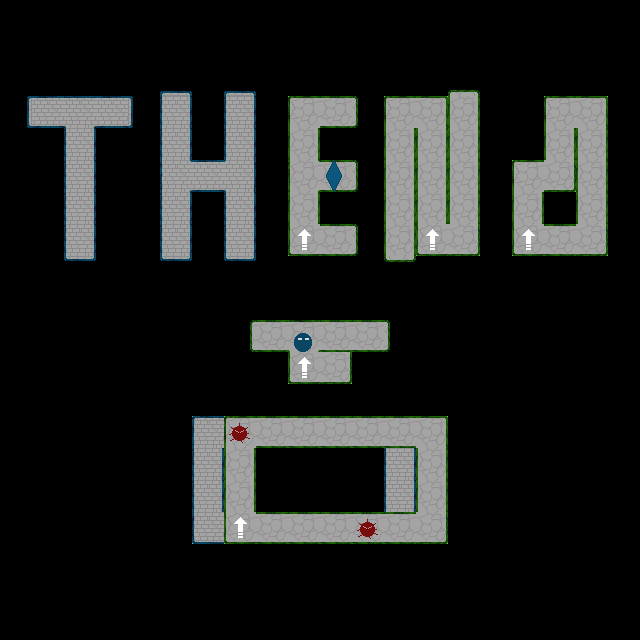

A level layout from a 2D game, rendered from its tile map. Below: a short description, then the map file with its tile-grid data intact:
An orthogonal 20x20 tile map with 32x32 px tiles, 5 tile layers (maze blue, maze green, objects, start positions, ...), 3 tilesets.

<map version="1.0" orientation="orthogonal" renderorder="right-down" width="20" height="20" tilewidth="32" tileheight="32" nextobjectid="1">
 <tileset firstgid="1" name="maze-blue" tilewidth="32" tileheight="32" tilecount="14" columns="14">
  <image source="maze-blue.png" width="448" height="32" />
 </tileset>
 <tileset firstgid="15" name="maze-green" tilewidth="32" tileheight="32" tilecount="14" columns="14">
  <image source="maze-green.png" width="448" height="32" />
 </tileset>
 <tileset firstgid="29" name="objects" tilewidth="32" tileheight="32" tilecount="10" columns="10">
  <image source="objects.png" width="320" height="32" />
 </tileset>
 <layer name="maze blue" width="20" height="20">
  <data encoding="csv">
0,0,0,0,0,0,0,0,0,0,0,0,0,0,0,0,0,0,0,0,
0,0,0,0,0,0,0,0,0,0,0,0,0,0,0,0,0,0,0,0,
0,0,0,0,0,13,0,13,0,0,0,0,0,0,0,0,0,0,0,0,
14,6,10,6,12,5,0,5,0,1,6,12,0,0,0,0,0,0,0,0,
0,0,5,0,0,5,0,5,0,5,0,0,0,0,0,0,0,0,0,0,
0,0,5,0,0,7,6,9,0,7,6,12,0,0,0,0,0,0,0,0,
0,0,5,0,0,5,0,5,0,5,0,0,0,0,0,0,0,0,0,0,
0,0,5,0,0,5,0,5,0,2,6,12,0,0,0,0,0,0,0,0,
0,0,11,0,0,11,0,11,0,0,0,0,0,0,0,0,0,0,0,0,
0,0,0,0,0,0,0,0,0,0,0,0,0,0,0,0,0,0,0,0,
0,0,0,0,0,0,0,14,6,6,10,6,12,0,0,0,0,0,0,0,
0,0,0,0,0,0,0,0,0,2,3,0,0,0,0,0,0,0,0,0,
0,0,0,0,0,0,0,0,0,0,0,0,0,0,0,0,0,0,0,0,
0,0,0,0,0,0,1,6,6,6,6,6,4,0,0,0,0,0,0,0,
0,0,0,0,0,0,5,0,0,0,0,0,5,0,0,0,0,0,0,0,
0,0,0,0,0,0,5,0,0,0,0,0,5,0,0,0,0,0,0,0,
0,0,0,0,0,0,2,6,6,6,6,6,3,0,0,0,0,0,0,0,
0,0,0,0,0,0,0,0,0,0,0,0,0,0,0,0,0,0,0,0,
0,0,0,0,0,0,0,0,0,0,0,0,0,0,0,0,0,0,0,0,
0,0,0,0,0,0,0,0,0,0,0,0,0,0,0,0,0,0,0,0
</data>
 </layer>
 <layer name="maze green" width="20" height="20">
  <data encoding="csv">
0,0,0,0,0,0,0,0,0,0,0,0,0,0,0,0,0,0,0,0,
0,0,0,0,0,0,0,0,0,0,0,0,0,0,0,0,0,0,0,0,
0,0,0,0,0,0,0,0,0,0,0,0,0,0,28,0,0,0,0,0,
0,0,0,0,0,0,0,0,0,15,20,27,15,18,19,0,0,15,18,0,
0,0,0,0,0,0,0,0,0,19,0,0,19,19,19,0,0,19,19,0,
0,0,0,0,0,0,0,0,0,21,20,27,19,19,19,0,15,17,19,0,
0,0,0,0,0,0,0,0,0,19,0,0,19,19,19,0,19,0,19,0,
0,0,0,0,0,0,0,0,0,16,20,27,19,16,17,0,16,20,17,0,
0,0,0,0,0,0,0,0,0,0,0,0,26,0,0,0,0,0,0,0,
0,0,0,0,0,0,0,0,0,0,0,0,0,0,0,0,0,0,0,0,
0,0,0,0,0,0,0,25,20,24,20,20,27,0,0,0,0,0,0,0,
0,0,0,0,0,0,0,0,0,16,17,0,0,0,0,0,0,0,0,0,
0,0,0,0,0,0,0,0,0,0,0,0,0,0,0,0,0,0,0,0,
0,0,0,0,0,0,0,15,20,20,20,20,20,18,0,0,0,0,0,0,
0,0,0,0,0,0,0,19,0,0,0,0,0,19,0,0,0,0,0,0,
0,0,0,0,0,0,0,19,0,0,0,0,0,19,0,0,0,0,0,0,
0,0,0,0,0,0,0,16,20,20,20,20,20,17,0,0,0,0,0,0,
0,0,0,0,0,0,0,0,0,0,0,0,0,0,0,0,0,0,0,0,
0,0,0,0,0,0,0,0,0,0,0,0,0,0,0,0,0,0,0,0,
0,0,0,0,0,0,0,0,0,0,0,0,0,0,0,0,0,0,0,0
</data>
 </layer>
 <layer name="objects" width="20" height="20">
  <data encoding="csv">
0,0,0,0,0,0,0,0,0,0,0,0,0,0,0,0,0,0,0,0,
0,0,0,0,0,0,0,0,0,0,0,0,0,0,0,0,0,0,0,0,
0,0,0,0,0,0,0,0,0,0,0,0,0,0,0,0,0,0,0,0,
0,0,0,0,0,0,0,0,0,0,0,0,0,0,0,0,0,0,0,0,
0,0,0,0,0,0,0,0,0,0,0,0,0,0,0,0,0,0,0,0,
0,0,0,0,0,0,0,0,0,0,29,0,0,0,0,0,0,0,0,0,
0,0,0,0,0,0,0,0,0,0,0,0,0,0,0,0,0,0,0,0,
0,0,0,0,0,0,0,0,0,0,0,0,0,0,0,0,0,0,0,0,
0,0,0,0,0,0,0,0,0,0,0,0,0,0,0,0,0,0,0,0,
0,0,0,0,0,0,0,0,0,0,0,0,0,0,0,0,0,0,0,0,
0,0,0,0,0,0,0,0,0,0,0,0,0,0,0,0,0,0,0,0,
0,0,0,0,0,0,0,0,0,0,0,0,0,0,0,0,0,0,0,0,
0,0,0,0,0,0,0,0,0,0,0,0,0,0,0,0,0,0,0,0,
0,0,0,0,0,0,0,0,0,0,0,0,0,0,0,0,0,0,0,0,
0,0,0,0,0,0,0,0,0,0,0,0,0,0,0,0,0,0,0,0,
0,0,0,0,0,0,0,0,0,0,0,0,0,0,0,0,0,0,0,0,
0,0,0,0,0,0,0,0,0,0,0,0,0,0,0,0,0,0,0,0,
0,0,0,0,0,0,0,0,0,0,0,0,0,0,0,0,0,0,0,0,
0,0,0,0,0,0,0,0,0,0,0,0,0,0,0,0,0,0,0,0,
0,0,0,0,0,0,0,0,0,0,0,0,0,0,0,0,0,0,0,0
</data>
 </layer>
 <layer name="start positions" width="20" height="20">
  <data encoding="csv">
0,0,0,0,0,0,0,0,0,0,0,0,0,0,0,0,0,0,0,0,
0,0,0,0,0,0,0,0,0,0,0,0,0,0,0,0,0,0,0,0,
0,0,0,0,0,0,0,0,0,0,0,0,0,0,0,0,0,0,0,0,
0,0,0,0,0,0,0,0,0,0,0,0,0,0,0,0,0,0,0,0,
0,0,0,0,0,0,0,0,0,0,0,0,0,0,0,0,0,0,0,0,
0,0,0,0,0,0,0,0,0,0,0,0,0,0,0,0,0,0,0,0,
0,0,0,0,0,0,0,0,0,0,0,0,0,0,0,0,0,0,0,0,
0,0,0,0,0,0,0,0,0,0,0,0,0,0,0,0,0,0,0,0,
0,0,0,0,0,0,0,0,0,0,0,0,0,0,0,0,0,0,0,0,
0,0,0,0,0,0,0,0,0,0,0,0,0,0,0,0,0,0,0,0,
0,0,0,0,0,0,0,0,0,32,0,0,0,0,0,0,0,0,0,0,
0,0,0,0,0,0,0,0,0,0,0,0,0,0,0,0,0,0,0,0,
0,0,0,0,0,0,0,0,0,0,0,0,0,0,0,0,0,0,0,0,
0,0,0,0,0,0,0,34,0,0,0,0,0,0,0,0,0,0,0,0,
0,0,0,0,0,0,0,0,0,0,0,0,0,0,0,0,0,0,0,0,
0,0,0,0,0,0,0,0,0,0,0,0,0,0,0,0,0,0,0,0,
0,0,0,0,0,0,0,0,0,0,0,34,0,0,0,0,0,0,0,0,
0,0,0,0,0,0,0,0,0,0,0,0,0,0,0,0,0,0,0,0,
0,0,0,0,0,0,0,0,0,0,0,0,0,0,0,0,0,0,0,0,
0,0,0,0,0,0,0,0,0,0,0,0,0,0,0,0,0,0,0,0
</data>
 </layer>
 <layer name="enemy trajectories" width="20" height="20" offsetx="29" offsety="2">
  <data encoding="csv">
0,0,0,0,0,0,0,0,0,0,0,0,0,0,0,0,0,0,0,0,
0,0,0,0,0,0,0,0,0,0,0,0,0,0,0,0,0,0,0,0,
0,0,0,0,0,0,0,0,0,0,0,0,0,0,0,0,0,0,0,0,
0,0,0,0,0,0,0,0,0,0,0,0,0,0,0,0,0,0,0,0,
0,0,0,0,0,0,0,0,0,0,0,0,0,0,0,0,0,0,0,0,
0,0,0,0,0,0,0,0,0,0,0,0,0,0,0,0,0,0,0,0,
0,0,0,0,0,0,0,0,0,0,0,0,0,0,0,0,0,0,0,0,
0,0,0,0,0,0,0,0,0,0,0,0,0,0,0,0,0,0,0,0,
0,0,0,0,0,0,0,0,0,0,0,0,0,0,0,0,0,0,0,0,
0,0,0,0,0,0,0,0,0,0,0,0,0,0,0,0,0,0,0,0,
0,0,0,0,0,0,0,0,0,0,0,0,0,0,0,0,0,0,0,0,
0,0,0,0,0,0,0,0,0,0,0,0,0,0,0,0,0,0,0,0,
0,0,0,0,0,0,0,0,0,0,0,0,0,0,0,0,0,0,0,0,
0,0,0,0,0,0,0,0,0,0,0,0,0,0,0,0,0,0,0,0,
0,0,0,0,0,0,0,0,0,0,0,0,0,0,0,0,0,0,0,0,
0,0,0,0,0,0,0,0,0,0,0,0,0,0,0,0,0,0,0,0,
0,0,0,0,0,0,0,0,0,0,0,0,0,0,0,0,0,0,0,0,
0,0,0,0,0,0,0,0,0,0,0,0,0,0,0,0,0,0,0,0,
0,0,0,0,0,0,0,0,0,0,0,0,0,0,0,0,0,0,0,0,
0,0,0,0,0,0,0,0,0,0,0,0,0,0,0,0,0,0,0,0
</data>
 </layer>
</map>